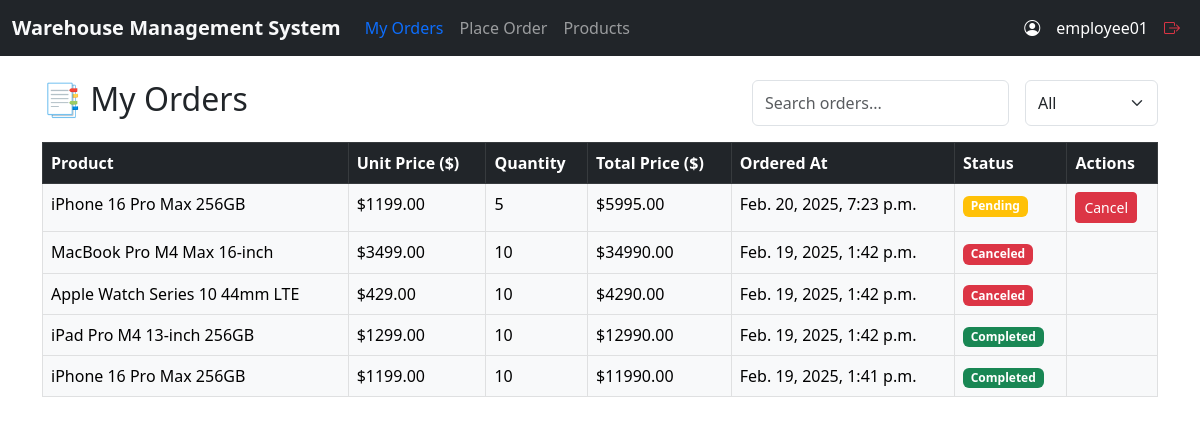
Screenshot of /orders/my_orders/ (signed in) with the database file from the repository.
### app/models.py (models this page shows, shortened)
class User(AbstractUser):
    ROLE_CHOICES = [
        ('admin', 'Administrator'),
        ('employee', 'Employee'),]
    role = models.CharField(max_length=10, choices=ROLE_CHOICES, default='employee')
    groups = models.ManyToManyField(Group, related_name="custom_user_groups", blank=True)
    user_permissions = models.ManyToManyField(Permission, related_name="custom_user_permissions", blank=True)

class Order(models.Model):
    STATUS_CHOICES = [
        ("pending", "Pending"),
        ("completed", "Completed"),
        ("canceled", "Canceled"),]
    product = models.ForeignKey("Product", on_delete=models.CASCADE)
    quantity = models.PositiveIntegerField()
    ordered_by = models.ForeignKey(settings.AUTH_USER_MODEL, on_delete=models.CASCADE)
    ordered_at = models.DateTimeField(auto_now_add=True)
    status = models.CharField(max_length=10, choices=STATUS_CHOICES, default="pending")
    @property
    def total_price(self):
        return self.quantity * self.product.price

class Product(models.Model):
    name = models.CharField(max_length=255)
    description = models.TextField(blank=True)
    quantity = models.PositiveIntegerField(default=0)
    price = models.DecimalField(max_digits=10, decimal_places=2)
    created_at = models.DateTimeField(auto_now_add=True)

### app/decorators.py (the view)
        def wrapper(request, *args, **kwargs):
            if request.user.is_authenticated and request.user.role in allowed_roles:
                return view_func(request, *args, **kwargs)
            return HttpResponseForbidden("You don't have permission to access this page.")

### app/views.py (called while the page is built)
@login_required  # view employee’s own orders
@role_required(allowed_roles=["employee"])
def employee_orders(request):
    orders = Order.objects.filter(ordered_by=request.user).order_by("-ordered_at")
    return render(request, "orders/employee_orders.html", {"orders": orders})

### app/templates/orders/employee_orders.html (shortened to what this page needs)
{% extends "base.html" %}
{% block content %}
<div class="d-flex justify-content-between mb-3">
    <h2>{% if user.role == "admin" %} 📑 All Orders {% else %} 📑 My Orders {% endif %}</h2>
    <div class="d-flex gap-3">
        <input type="text" id="searchInput" class="form-control w-auto" placeholder="Search orders...">
        <select id="statusFilter" class="form-select w-auto">
            <option value="">All</option>
        </select>
    </div>
</div>
<table class="table table-bordered" id="employeeOrdersTable">
    <thead class="table-dark">
        <tr>
            <th>Product</th>
            <th>Unit Price ($)</th>
            <th>Quantity</th>
            <th>Total Price ($)</th>
            <th>Ordered At</th>
            <th>Status</th>
            <th>Actions</th>
        </tr>
    </thead>
    <tbody id="orderTable" class="table-light">
        {% for order in orders %}
        <tr data-status="{{ order.status }}">
            <td>{{ order.product.name }}</td>
            <td>${{ order.product.price|floatformat:2 }}</td>
            <td>{{ order.quantity }}</td>
            <td>${{ order.total_price|floatformat:2 }}</td>
            <td>{{ order.ordered_at }}</td>
            <td>
                <span class="badge
                    {% if order.status == 'pending' %} bg-warning
                    {% elif order.status == 'completed' %} bg-success
                    {% elif order.status == 'canceled' %} bg-danger {% endif %}">
                    {{ order.get_status_display }}
                </span>
            </td>
            <td>
                {% if order.status == "pending" %}
                    <form method="POST" action="{% url 'cancel_order' order.id %}">
                        <button type="submit" class="btn btn-danger btn-sm">Cancel</button>
                    </form>
                {% endif %}
            </td>
        </tr>
        {% empty %}
        <tr>
            <td colspan="7" class="text-center text-muted">No orders found.</td>
        </tr>
        {% endfor %}
    </tbody>
</table>
{% endblock %}

### app/templates/base.html (shortened to what this page needs)
{% load static %}
<!DOCTYPE html>
<html lang="en">
<head>
    <link rel="stylesheet" href="https://cdn.jsdelivr.net/npm/bootstrap@5.3.0/dist/css/bootstrap.min.css">
    <link rel="stylesheet" href="https://cdn.jsdelivr.net/npm/bootstrap-icons/font/bootstrap-icons.css">
</head>
<body>
    <nav class="navbar navbar-expand-lg navbar-dark bg-dark">
        <div class="container-fluid">
            <span class="navbar-brand text-light fw-bold">Warehouse Management System</span>
            <div class="collapse navbar-collapse" id="navbarNav">
                <ul class="navbar-nav">
                    {% if user.is_authenticated %}
                        {% if user.role == "admin" %}
                            <li class="nav-item">
                                <a class="nav-link {% if request.path == '/admin_dashboard/' %}text-primary{% endif %}" href="{% url 'admin_dashboard' %}">Dashboard</a>
                            </li>
                            <li class="nav-item">
                                <a class="nav-link {% if request.path == '/products/' %}text-primary{% endif %}" href="{% url 'product_list' %}">Products</a>
                            </li>
                            <li class="nav-item">
                                <a class="nav-link {% if request.path == '/orders/' %}text-primary{% endif %}" href="{% url 'order_list' %}">Orders</a>
                            </li>
                            <li class="nav-item">
                                <a class="nav-link {% if request.path == '/reports/' %}text-primary{% endif %}" href="{% url 'report_list' %}">Reports</a>
                            </li>
                            <li class="nav-item">
                                <a class="nav-link text-warning" href="{% url 'admin:index' %}">Admin Panel</a>
                            </li>
                        {% elif user.role == "employee" %}
                            <li class="nav-item">
                                <a class="nav-link {% if request.path == '/orders/my_orders/' %}text-primary{% endif %}" href="{% url 'employee_orders' %}">My Orders</a>
                            </li>
                            <li class="nav-item">
                                <a class="nav-link {% if request.path == '/orders/create/' %}text-primary{% endif %}" href="{% url 'order_create' %}">Place Order</a>
                            </li>
                            <li class="nav-item">
                                <a class="nav-link {% if request.path == '/products/' %}text-primary{% endif %}" href="{% url 'product_list' %}">Products</a>
                            </li>
                        {% endif %}
                    {% endif %}
                </ul>
                <ul class="navbar-nav ms-auto">
                    {% if user.is_authenticated %}
                        <li class="nav-item d-flex align-items-center">
                            <i class="bi bi-person-circle text-white me-2"></i>
                            <span class="nav-link text-white">{{ user.username }}</span>
                        </li>
                        <li class="nav-item">
                            <a class="nav-link text-danger" href="{% url 'logout' %}">
                                <i class="bi bi-box-arrow-right"></i>
                            </a>
                        </li>
                    {% else %}
                        <li class="nav-item"><a class="nav-link" href="{% url 'login' %}">Login</a></li>
                    {% endif %}
                </ul>
            </div>
        </div>
    </nav>
    <div class="container mt-4">
        {% block content %}{% endblock %}
    </div>
</body>
</html>

### rows the page displays
User: username "employee01"
Order: product.name "iPhone 16 Pro Max 256GB", product.price "1199.00", quantity "5", total_price "5995.00", ordered_at "Feb. 20, 2025, 7:23 p.m.", status "Pending", shows "Cancel"
Order: product.name "MacBook Pro M4 Max 16-inch", product.price "3499.00", quantity "10", total_price "34990.00", ordered_at "Feb. 19, 2025, 1:42 p.m.", status "Canceled"
Order: product.name "Apple Watch Series 10 44mm LTE", product.price "429.00", quantity "10", total_price "4290.00", ordered_at "Feb. 19, 2025, 1:42 p.m.", status "Canceled"
Order: product.name "iPad Pro M4 13-inch 256GB", product.price "1299.00", quantity "10", total_price "12990.00", ordered_at "Feb. 19, 2025, 1:42 p.m.", status "Completed"
Order: product.name "iPhone 16 Pro Max 256GB", product.price "1199.00", quantity "10", total_price "11990.00", ordered_at "Feb. 19, 2025, 1:41 p.m.", status "Completed"
